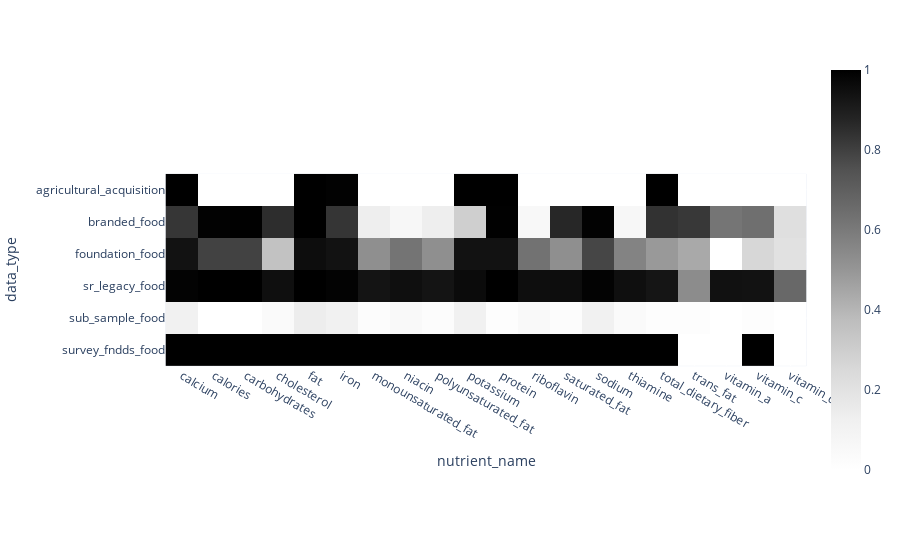

Source (notebook cell):
### Markdown cell above
They are clearly all fairly different, and `branded_food` has a lot more food items included in it than the other datasets.  

A natural question is whether each source reports the same nutrient measurements for each food items. The heatmap in @fig-heat-nutrient-prop shows that the `survey_fndds_food` and `sr_legacy_food` tend to contain similar nutrients, but `sub_sample_food` and `agricultural_aquisition` tend not to contain as much of a variety of measurements across the food items (based on the 20 most common nutrients reported in the data).

### Code cell
# identify 20 most common nutrients
top_20_nutrients = food["nutrient_name"].value_counts() \
    .head(20) \
    .index
top_20_nutrients

# filter the foods data to the top 20 nutrients
food_top_20_nutrients = food.query('nutrient_name in @top_20_nutrients')

# compute the number of unqiue foods in each data set
n_foods_df = n_foods.to_frame(name="n_foods").reset_index()

# compute the number of unique foods that involve each nutrient measurement for each dataset
food_top_20_nutrients_counts = food_top_20_nutrients[["data_type", "nutrient_name"]].value_counts() \
    .reset_index(name="nutrient_foods") \
    .merge(n_foods_df)

# compute the proportion of foods that include each nutrient measurment 
food_top_20_nutrients_counts["prop"] = food_top_20_nutrients_counts["nutrient_foods"] / food_top_20_nutrients_counts["n_foods"]
food_top_20_nutrients_prop = (
    food_top_20_nutrients_counts[["data_type", "nutrient_name", "prop"]]
    .set_index(["data_type", "nutrient_name"])
    .unstack(level=1)
    .fillna(0))
# extract "prop" to remove multiindex for columns
food_top_20_nutrients_prop = food_top_20_nutrients_prop["prop"]

# visualize the proportions in a heatmap
px.imshow(food_top_20_nutrients_prop, color_continuous_scale='Greys')

### Figure 1 — Plotly figure (JSON) as saved in the notebook; plotly's stock layout.template omitted (floating-point values rounded to 4 significant figures)
{"data": [{"coloraxis": "coloraxis", "hovertemplate": "nutrient_name: %{x}<br>data_type: %{y}<br>color: %{z}<extra></extra>", "name": "0", "type": "heatmap", "x": ["calcium", "calories", "carbohydrates", "cholesterol", "fat", "iron", "monounsaturated_fat", "niacin", "polyunsaturated_fat", "potassium", "protein", "riboflavin", "saturated_fat", "sodium", "thiamine", "total_dietary_fiber", "trans_fat", "vitamin_a", "vitamin_c", "vitamin_d"], "xaxis": "x", "y": ["agricultural_acquisition", "branded_food", "foundation_food", "sr_legacy_food", "sub_sample_food", "survey_fndds_food"], "yaxis": "y", "z": [[1, 0, 0, 0, 1, 0.9938, 0, 0, 0, 1, 1, 0, 0, 0, 0, 1, 0, 0, 0, 0], [0.829, 0.9934, 0.9959, 0.8525, 0.9988, 0.831, 0.1369, 0.06596, 0.1366, 0.2956, 0.9982, 0.06145, 0.8684, 0.9928, 0.06375, 0.8377, 0.8223, 0.6182, 0.6411, 0.2193], [0.9397, 0.7931, 0.7931, 0.3534, 0.9569, 0.9397, 0.5259, 0.6207, 0.5259, 0.9397, 0.9397, 0.6293, 0.5259, 0.7845, 0.569, 0.4914, 0.4397, 0, 0.2586, 0.2069], [0.9891, 1, 1, 0.9488, 1, 0.9897, 0.9338, 0.9498, 0.934, 0.9645, 1, 0.9523, 0.956, 0.9892, 0.9498, 0.9279, 0.5363, 0.9439, 0.9408, 0.6648], [0.1161, 0, 0, 0.04515, 0.1401, 0.1162, 0.02914, 0.04848, 0.02914, 0.1151, 0.01502, 0.05352, 0.02914, 0.1143, 0.04479, 0.02051, 0.02069, 0, 0.01709, 0.002159], [1, 1, 1, 1, 1, 1, 1, 1, 1, 1, 1, 1, 1, 1, 1, 1, 0, 0, 1, 0]]}], "layout": {"coloraxis": {"colorscale": [[0, "rgb(255,255,255)"], [0.125, "rgb(240,240,240)"], [0.25, "rgb(217,217,217)"], [0.375, "rgb(189,189,189)"], [0.5, "rgb(150,150,150)"], [0.625, "rgb(115,115,115)"], [0.75, "rgb(82,82,82)"], [0.875, "rgb(37,37,37)"], [1, "rgb(0,0,0)"]]}, "margin": {"t": 60}, "xaxis": {"anchor": "y", "constrain": "domain", "domain": [0, 1], "scaleanchor": "y", "title": {"text": "nutrient_name"}}, "yaxis": {"anchor": "x", "autorange": "reversed", "constrain": "domain", "domain": [0, 1], "title": {"text": "data_type"}}}}
